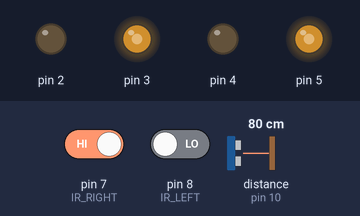
Simulated run of this sketch. Board: Arduino Uno, built with avr-gcc and run on an emulated ATmega328P. Shown: output pins drawn as LEDs (lit = HIGH). Wiring (inferred from the names in the program): ultrasonic range finder: trigger pin 10; echo pin 10. The test bench sets the inputs (shaded band); at power-on: distance to the obstacle (sensor on pin 10) 80 cm, pin 7 (IR_RIGHT) HIGH, pin 8 (IR_LEFT) LOW. The echo pulse lasts 58.3 µs per cm.

Above: at 1.2 s.
1.3 s: distance to the obstacle (sensor on pin 10) set to 33 cm
2.8 s: distance to the obstacle (sensor on pin 10) set to 27 cm
At 3.3 s:
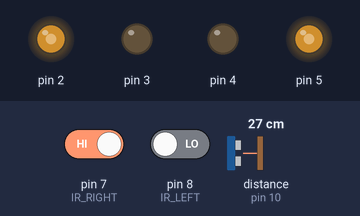
Timing chart, 0 to 5.8 s (numbered marks = the images above; inputs shaded):
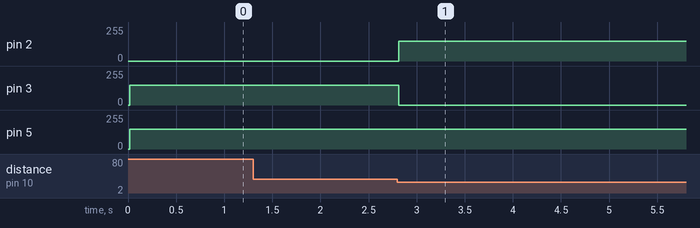

Measured:
- the behaviour switches between 31 and 30 cm on distance to the obstacle (sensor on pin 10) (found by bisection; images 0 and 1)
- after the input at 1.3 s, every drawn part: stays the same
- after the input at 2.8 s, pin 2: 0/255 → 150/255 at once; pin 3: 150/255 → 0/255 at once

The sketch:

8_ultrasonic_ir_follow.ino
```cpp
#include <SoftPWM.h>

// Define the pin for the ultrasonic module
#define ULTRASONIC_PIN 10

// Define the pins for the IR modules
#define IR_RIGHT 7
#define IR_LEFT 8

// Define the pins of motors
const int in1 = 2;
const int in2 = 3;
const int in3 = 4;
const int in4 = 5;

void setup() {

  // Initialize serial communication for debugging
  Serial.begin(9600);

  // Initialize SoftPWM
  SoftPWMBegin();

  // Set the IR module pins as inputs
  pinMode(IR_RIGHT, INPUT);
  pinMode(IR_LEFT, INPUT);
}

void loop() {

  float distance = readSensorData();

  // Read values from IR sensors
  int rightValue = digitalRead(IR_RIGHT);
  int leftValue = digitalRead(IR_LEFT);

  if (distance > 5 && distance < 30) {
    moveForward(150);
  }
  // Based on IR sensor readings, control rover's movements
  else if (rightValue == 0 && leftValue == 1) {  // Right ir module blocked
    turnRight(150);
  }
  else if (rightValue == 1 && leftValue == 0) {  // Left ir module blocked
    turnLeft(150);
  }
  else {  // Paths clear
    stopMove();
  }
}


float readSensorData() {
  // A 4ms delay is required, otherwise the reading may be 0
  delay(4);

  //Set to OUTPUT to send signal
  pinMode(ULTRASONIC_PIN, OUTPUT);

  // Clear the trigger pin
  digitalWrite(ULTRASONIC_PIN, LOW);
  delayMicroseconds(2);

  // Trigger the sensor by sending a high pulse for 10us
  digitalWrite(ULTRASONIC_PIN, HIGH);
  delayMicroseconds(10);

  // Set the trigger pin back to low
  digitalWrite(ULTRASONIC_PIN, LOW);

  //Set to INPUT to read
  pinMode(ULTRASONIC_PIN, INPUT);

  // pulseIn returns the duration of the pulse on the pin
  float duration = pulseIn(ULTRASONIC_PIN, HIGH);

  // Calculate the distance (in cm) based on the speed of sound (340 m/s or 0.034 cm/us)
  float distance = duration * 0.034 / 2;

  return distance;
}

void moveForward(int speed) {
  // Set the left motors rotate counterclockwise
  SoftPWMSet(in1, speed);
  SoftPWMSet(in2, 0);

  // Set the right motors rotate clockwise
  SoftPWMSet(in3, 0);
  SoftPWMSet(in4, speed);
}

void moveBackward(int speed) {
  // Set the left motors rotate clockwise
  SoftPWMSet(in1, 0);
  SoftPWMSet(in2, speed);

  // Set the right motors rotate counterclockwise
  SoftPWMSet(in3, speed);
  SoftPWMSet(in4, 0);
}

void turnLeft(int speed) {
  // Set al motors to rotate clockwise
  SoftPWMSet(in1, 0);
  SoftPWMSet(in2, speed);
  SoftPWMSet(in3, 0);
  SoftPWMSet(in4, speed);
}

void turnRight(int speed) {
  // Set all motors to rotate counterclockwise
  SoftPWMSet(in1, speed);
  SoftPWMSet(in2, 0);
  SoftPWMSet(in3, speed);
  SoftPWMSet(in4, 0);
}

void stopMove() {
  // Stop all the motors
  SoftPWMSet(in1, 0);
  SoftPWMSet(in2, 0);
  SoftPWMSet(in3, 0);
  SoftPWMSet(in4, 0);
}
```
